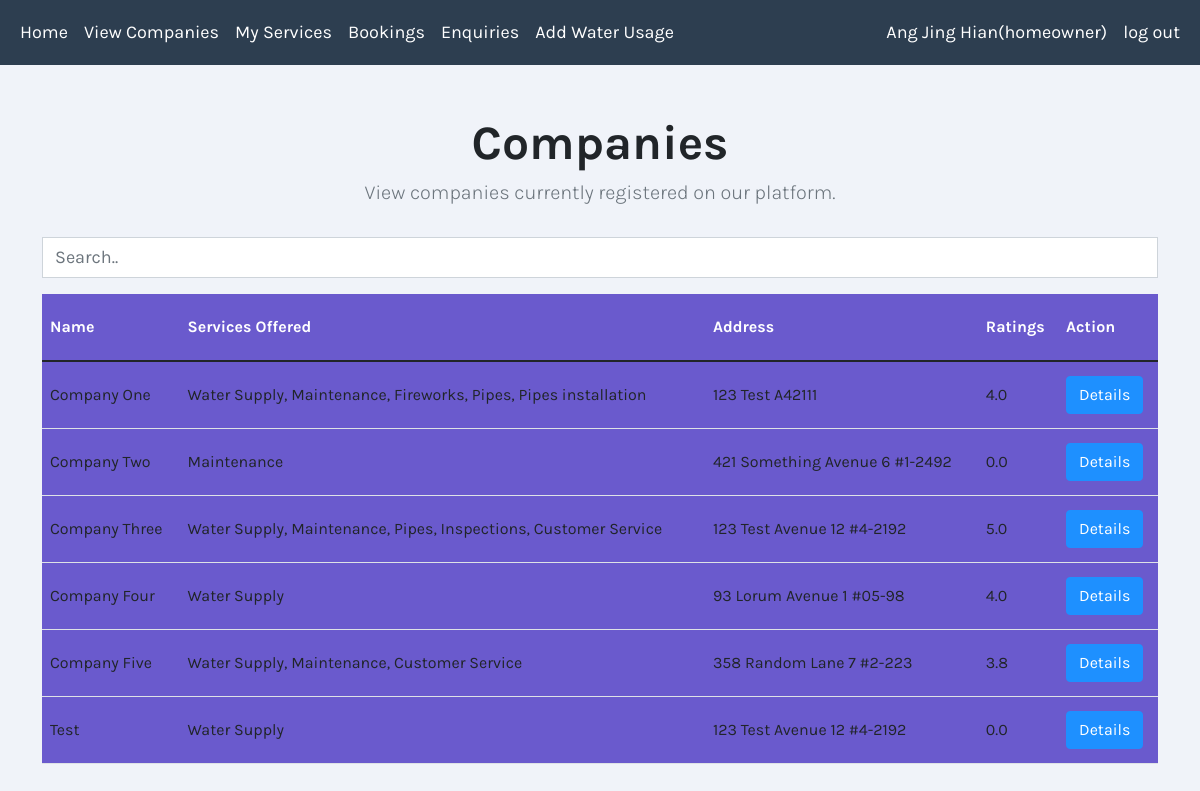
Page /viewCompanies.php (signed in) on the committed database.
### tables this page shows
CREATE TABLE `Company` (
  `company_ID` int(11) NOT NULL,
  `username` varchar(50) NOT NULL,
  `password` varchar(255) NOT NULL,
  `name` varchar(50) NOT NULL,
  `email` varchar(50) NOT NULL,
  `phone` int(11) NOT NULL,
  `address` varchar(255) NOT NULL,
  `postal_code` int(11) NOT NULL,
  `description` varchar(255) NOT NULL,
  `user_type` varchar(20) NOT NULL,
  `suspended` tinyint(1) NOT NULL DEFAULT 0,
  `verified` tinyint(1) NOT NULL DEFAULT 0
);

### classes.php (the view, shortened to what this page needs)
<?php
include_once 'cssLinks.php';
class Company{
  private $conn = NULL;
  function __construct() {
    include("conn.php");
    $this->conn = $conn;
  }
  function tableHeader()
  {
    echo "<table class='table table-hover datatable_style' >
            <thead>
            <tr class='table-padding text-white'>
              <th>Name</th>
              <th class='hide-box'>Services Offered</th>
              <th>Address</th>
              <th class='hide-box'>Ratings</th>
              <th>Action</th>
            </tr>
            </thead>
            <tbody class='search-table'>";
  }
 function listCompanies(){
   $query = "SELECT comp.company_ID,comp.name, comp.email,comp.phone, comp.address,comp.postal_code, comp.description, GROUP_CONCAT(serv.service_name SEPARATOR ', ') as service_grouped
             FROM Company AS comp
             JOIN Company_Services AS cs
             ON comp.company_ID = cs.company_ID
             JOIN Services As serv
             ON cs.service_ID = serv.service_ID
             WHERE comp.verified = 1
             GROUP BY company_ID";
   $result = mysqli_query($this->conn, $query);
    if ($result->num_rows > 0) {
      $this->tableHeader();
      while($row = $result->fetch_assoc()) {
       $companyID = $row['company_ID'];
          try {
            $getAverageRating = mysqli_query($this->conn, "select avg(score) from Ratings where company_ID = $companyID");
            $averageRating = $getAverageRating->fetch_array()[0] ?? '';
          } catch (mysqli_sql_exception $e) {
            echo "<p>Error " . mysqli_errno($conn). ": " . mysqli_error($conn);
          }
      echo "
                <tr class='table-padding' >
                  <form method='post' action=''>
                  <td>".$row["name"]."</td>
                  <td class='hide-box'>".$row["service_grouped"]."</td>
                  <td>".$row["address"]."</td> <td class='hide-box'>".number_format(floatval($averageRating), 1)." </td>
                  ".'<input type ="hidden" value ="'.$row["name"].'" name ="company_name"/>'.
                    '<input type ="hidden" value ="'.$row["email"].'" name ="company_email"/>'.
                    '<input type ="hidden" value ="'.$row["phone"].'" name ="company_phone"/>'.
                    '<input type ="hidden" value ="'.$row["company_ID"].'" name ="company_ID"/>'.
                    '<input type ="hidden" value ="'.$row["address"].'" name ="company_address"/>'.
                    '<input type ="hidden" value ="'.$row["postal_code"].'" name ="company_postal"/>'.
                    '<input type ="hidden" value ="'.$row["description"].'" name ="company_description"/>'.
                    '<input type ="hidden" value ="'.$row["service_grouped"].'" name ="service_grouped"/>'.
                  "<td class ='align-middle'><input type='submit' class='btn  btn-primary btn-mobile' value='Details'></td>
                </tr>
              </form>";
      }
      echo "
      </tbody></table>";
    } else {
      echo "No Companies Found";
    }
}
}

### css/main.css (style rules this page uses)
body { font-family: 'Karla', sans-serif !important; background-color:#F0F3F9 !important; font-size: 18px; }
.btn-primary { background-color:DodgerBlue !important ; border-color:DodgerBlue !important ; }
.table-padding { line-height:50px; background-color:SlateBlue; }

### rows in the picture
company: name "Company One", service_grouped "Water Supply, Maintenance, Fireworks, Pipes, Pipes installation", address "123 Test A42111", averageRating "4.0"
company: name "Company Two", service_grouped "Maintenance", address "421 Something Avenue 6 #1-2492", averageRating "0.0"
company: name "Company Three", service_grouped "Water Supply, Maintenance, Pipes, Inspections, Customer Service", address "123 Test Avenue 12 #4-2192", averageRating "5.0"
company: name "Company Four", service_grouped "Water Supply", address "93 Lorum Avenue 1 #05-98", averageRating "4.0"
company: name "Company Five", service_grouped "Water Supply, Maintenance, Customer Service", address "358 Random Lane 7 #2-223", averageRating "3.8"
company: name "Test", service_grouped "Water Supply", address "123 Test Avenue 12 #4-2192", averageRating "0.0"

### other values in the picture
$_SESSION["name"] "Ang Jing Hian"
$_SESSION["user_type"] "homeowner"
